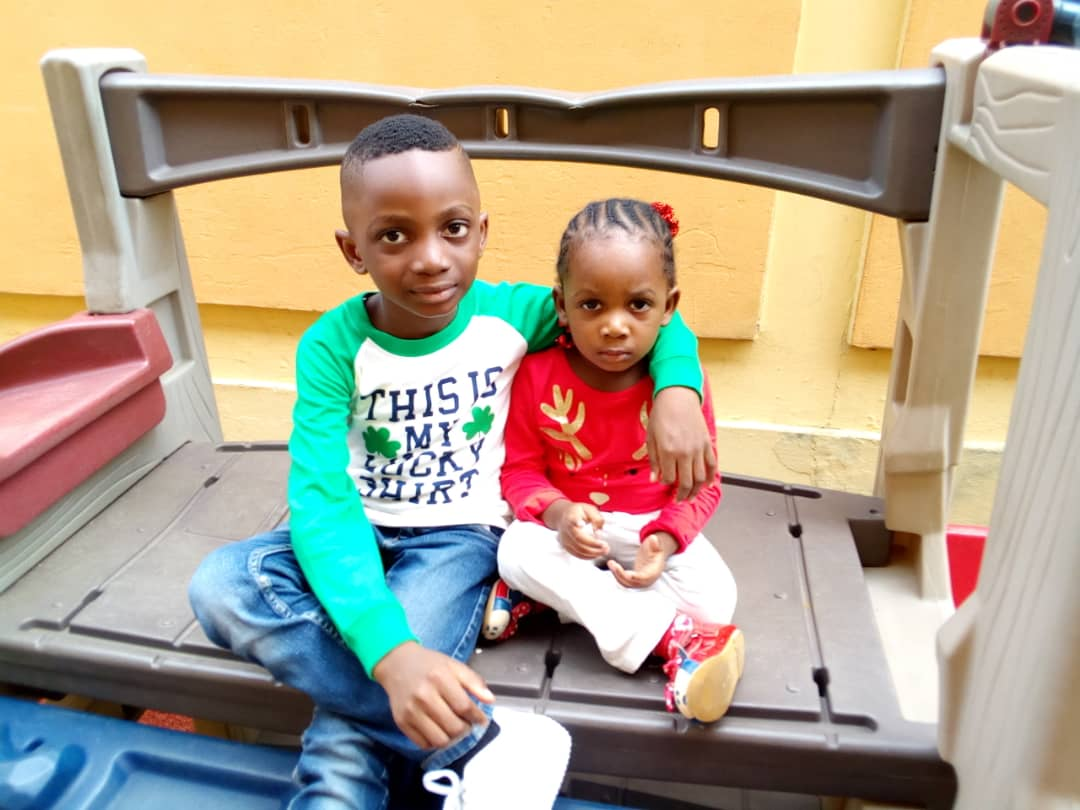
#> input picture imgs/dan.jpg, 1080 x 810 px
$ python multiWindow.py
#> lines starting #> are read from the running program, lines starting #| are printed output that depends on the picture; after the words box and inside, x2 and y2 are one past the last pixel; in counts of white or black regions, pixels touching at a corner belong together
import cv2 as cv
import numpy as np
import matplotlib.pyplot as plt


img = cv.imread('imgs/dan.jpg')
#> img is the input picture: shape (810, 1080, 3); mean B, G, R 140.3, 160.4, 173.1
h, w = img.shape[:2]
#> h = 810; w = 1080
img = cv.resize(img, (w//3, h//3))
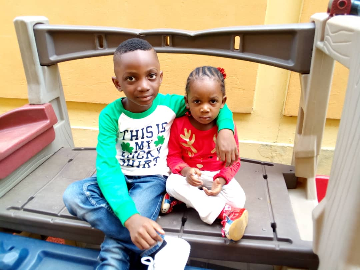
#> img: shape (270, 360, 3); mean B, G, R 140.3, 160.4, 173.1
# cv.imshow('img', img)

gray = cv.cvtColor(img, cv.COLOR_BGR2GRAY)
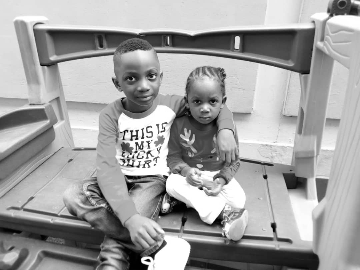
#> gray: shape (270, 360); min 0, max 255, mean 161.9
# cv.imshow('gray', gray)

# simple threshold
threshold, thresh = cv.threshold(gray, 120, 250, cv.THRESH_BINARY)
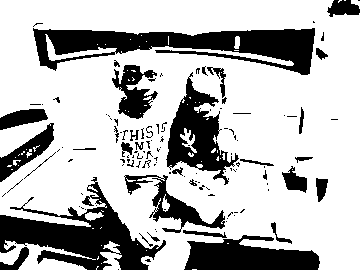
#> thresh: shape (270, 360); values 0 (black) and 250 (white), 72.7% white; 123 black regions (88 under 20 px), largest, box (x1, y1, x2, y2) and area: (33, 28, 315, 75) 6690, (0, 177, 166, 270) 5871, (166, 72, 239, 185) 3263
# cv.imshow('simple threshold', thresh)
print(threshold)

# inverse simple threshold
ret, inverse_thresh = cv.threshold(gray, 120, 250, cv.THRESH_BINARY_INV)
# cv.imshow('inverse simple thresh', inverse_thresh)

# cv.imshow('ret', np.hstack((gray, thresh, inverse_thresh)))

# adaptive threshold
adapt_thresh = cv.adaptiveThreshold(gray, 255, cv.ADAPTIVE_THRESH_GAUSSIAN_C, cv.THRESH_BINARY, 5, 1)
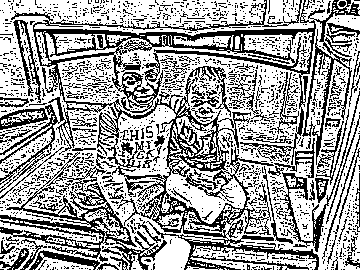
#> adapt_thresh: shape (270, 360); 63% white; black in thin lines or dots
cv.imshow('adapted thresh', adapt_thresh)

titles = ['Original', 'gray', 'thresh', 'inverse_thresh', 'adapt thresh']
imgs = [cv.cvtColor(img, cv.COLOR_BGR2RGB), gray, thresh, inverse_thresh, cv.cvtColor(adapt_thresh, cv.COLOR_BGR2RGB)]

for i in range(len(imgs)):
    plt.subplot(2, 3, i+1), plt.imshow(imgs[i])
    plt.title(titles[i])
    plt.xticks([]), plt.yticks([])
#> this loop made 5 passes

plt.show()
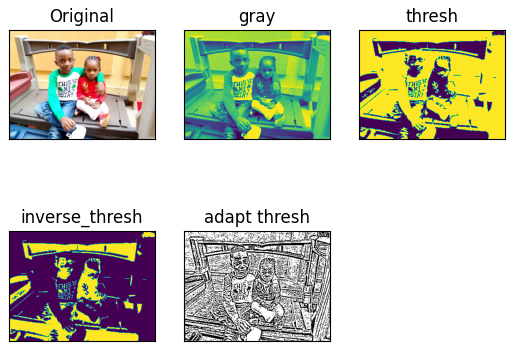
#> figure drawn by matplotlib, 5 panels

#> (the run stopped early here; a loop or call above may not have finished)

$ run again, with imgs/babe.jpg copied over imgs/dan.jpg
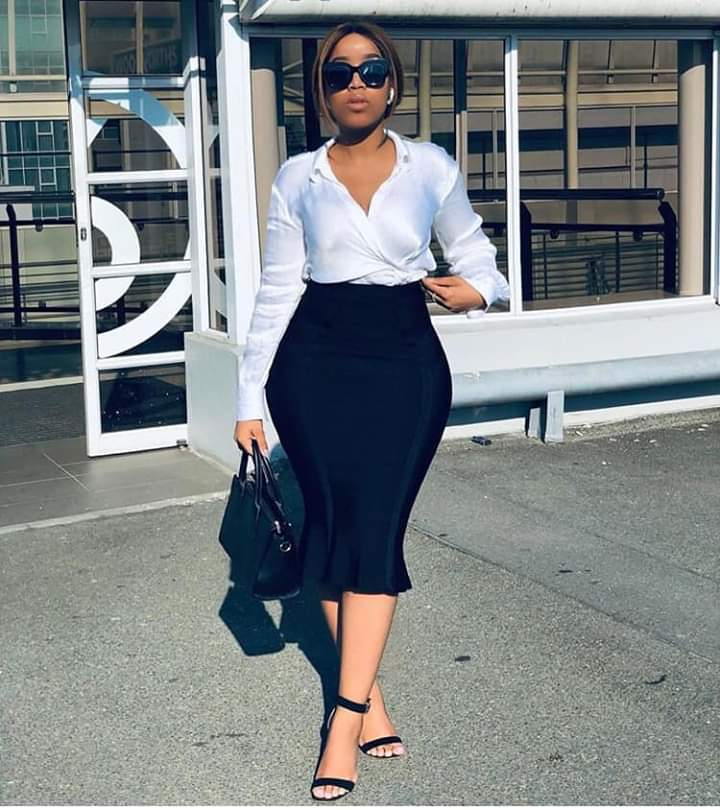
#> input picture imgs/babe.jpg, 720 x 810 px
#> img is the input picture: shape (810, 720, 3); mean B, G, R 131.2, 128.9, 123.7
#> img: shape (270, 240, 3)
#> `threshold, thresh = cv.threshold(gray, 120, 250, cv.THRESH_BINARY)`:
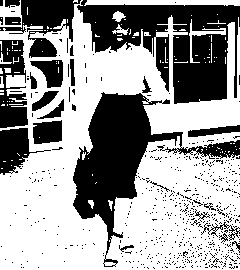
#> thresh: shape (270, 240); values 0 (black) and 250 (white), 60.7% white; 590 black regions (566 under 20 px), largest, box (x1, y1, x2, y2) and area: (77, 0, 240, 104) 8751, (73, 92, 240, 267) 7912, (0, 0, 81, 58) 2062
#> `adapt_thresh = cv.adaptiveThreshold(gray, 255, cv.ADAPTIVE_THRESH_GAUS..`:
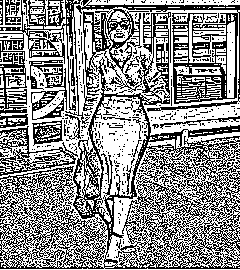
#> adapt_thresh: shape (270, 240); 56.5% white; black in thin lines or dots
#> the loop `for i in range(len(imgs)):` made 5 passes
